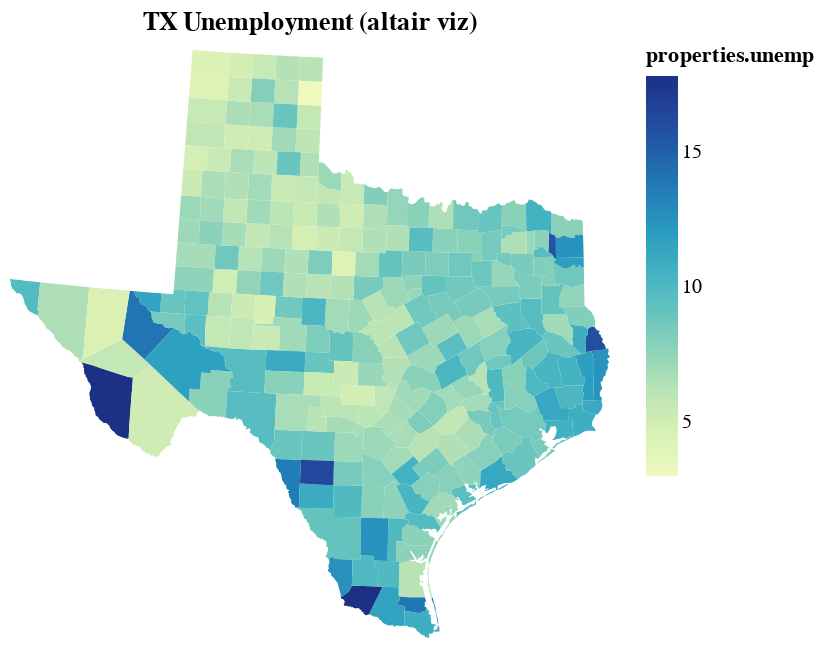

Write notebook code for a chart like this one.
### Markdown cell above
#### Part 2.4 Choropleth maps with Altair (5 points)

Now, redo the choropleth map with Altair. Use the original Texas data without missing values. Use a single-color color map to show the unemployment rate for each county. Add county name and unemployment rate to the tooltip. Use albersUsa projection.

### Code cell
import altair as alt
import json

# Geo df to GeoJSON
tx_geo = json.loads(tx.to_json())

# altair chart
(alt.Chart({
    "values": tx_geo["features"]})
    .mark_geoshape().encode(color="properties.unemp:Q",
    tooltip=[
        "properties.county_name:N",
        alt.Tooltip("properties.unemp:Q", format=".1f")
    ])
.project("albersUsa").properties(title="TX Unemployment (altair viz)",))

### Figure 1 — Vega-Lite specification as saved in the notebook (floating-point values rounded to 4 significant figures; data arrays with more than 128 entries replaced by an {"elided": "..."} marker saying what was removed)
{"config": {"view": {"continuousWidth": 300, "continuousHeight": 300}}, "data": {"name": "data-35ccc0a0b63128c4e6d1166a7649e3df"}, "mark": {"type": "geoshape"}, "encoding": {"color": {"field": "properties.unemp", "type": "quantitative"}, "tooltip": [{"field": "properties.county_name", "type": "nominal"}, {"field": "properties.unemp", "format": ".1f", "type": "quantitative"}]}, "projection": {"type": "albersUsa"}, "title": "TX Unemployment (altair viz)", "$schema": "https://vega.github.io/schema/vega-lite/v5.20.1.json", "datasets": {"data-35ccc0a0b63128c4e6d1166a7649e3df": {"elided": "254 records"}}}
